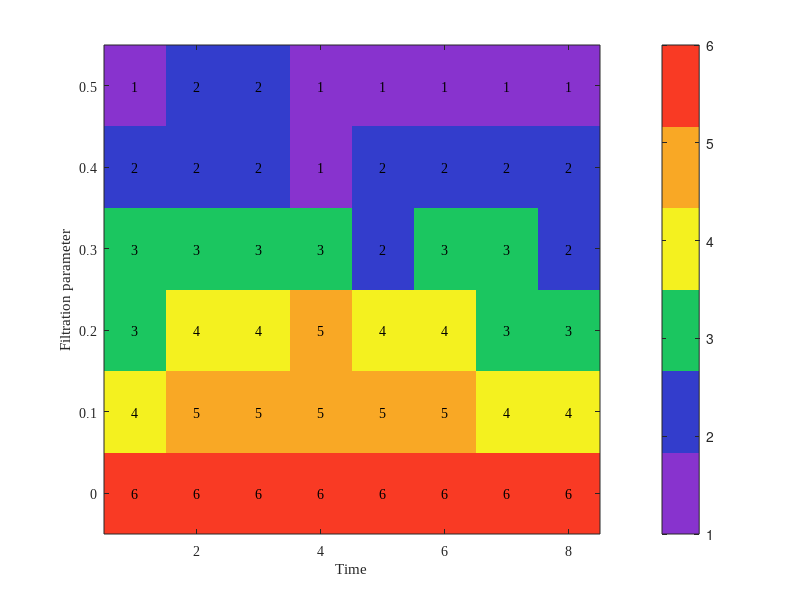

Write the MATLAB code that produced this figure. (Note: this script raises an error after producing the figure.)
%http://stackoverflow.com/questions/3942892/how-do-i-visualize-a-matrix-with-colors-and-values-displayed
data = [1 2 2 1 1 1 1 1; 2 2 2 1 2 2 2 2; 3 3 3 3 2 3 3 2; 3 4 4 5 4 4 3 3; 4 5 5 5 5 5 4 4; 6 6 6 6 6 6 6 6];
handle = imagesc(data);   
hold on;%# Create a colored plot of the matrix values

% purple 136, 51, 206
% blue 51, 61, 204
% green 27, 198, 96
% yellow 244, 241, 31
% orange 249, 168, 37
% red 249, 58, 36

cmap = zeros(6 , 3);
cmap(1, :) = [136, 51, 206]./255;
cmap(2, :) = [51, 61, 204]./255;
cmap(3, :) = [27, 198, 96]./255;
cmap(4, :) = [244, 241, 31]./255;
cmap(5, :) = [249, 168, 37]./255;
cmap(6, :) = [249, 58, 36]./255;

colormap(cmap)
colorbar
set(gca,'FontName','Times New Roman','FontSize',10);


textStrings = num2str(data(:),'%i');  %# Create strings from the matrix values
textStrings = strtrim(cellstr(textStrings));  %# Remove any space padding
[x, y] = meshgrid(1:8, 1:6); 
%x = meshgrid(1:6);
%y = meshgrid(1:8); %# Create x and y coordinates for the strings
hStrings = text(x(:),y(:),textStrings(:), 'HorizontalAlignment','center', 'FontName','Times New Roman','FontSize',10); %# Plot the strings
midValue = mean(get(gca,'CLim'));  %# Get the middle value of the color range

%set(gca,'XTick',1:8, 'YTick',0.1:0.1:0.6, 'TickLength',[0 0]);
xlabel('Time');
ylabel('Filtration parameter');
yticklabels(fliplr([0:0.1:0.5]));
%saveas(handle, 'toyMatrix', 'png');
write_fig_300_dpi(handle, 'Fig3');
hold off;